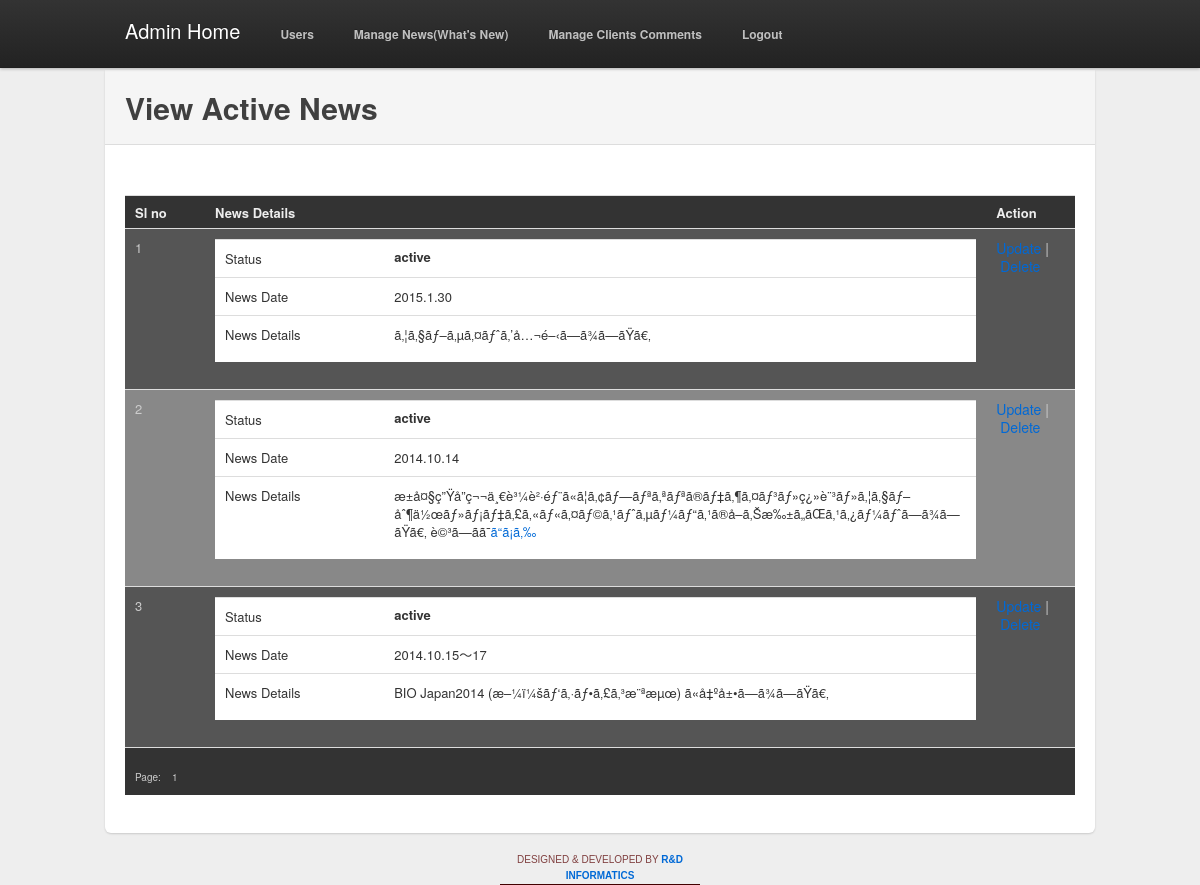
The page /admin/view_news.php?status=active (signed in) on the database its author committed.
### tables this page shows
CREATE TABLE IF NOT EXISTS `news` (
  `id` int(10) NOT NULL AUTO_INCREMENT,
  `title` text NOT NULL,
  `news_detail` text NOT NULL,
  `entry_date` date NOT NULL,
  `update_date` date NOT NULL,
  `news_date_start` date NOT NULL,
  `news_date_end` date NOT NULL,
  `news_year` varchar(4) NOT NULL,
  `news_month` varchar(2) NOT NULL,
  `news_day_start` varchar(2) NOT NULL,
  `news_day_end` varchar(2) NOT NULL,
  `status` varchar(7) NOT NULL DEFAULT 'active',
  PRIMARY KEY (`id`)
);

### admin/view_news.php (the view, shortened to what this page needs)
<?php
if(isset($_SESSION['tdcladmnpan']))
{
?>
<!DOCTYPE html PUBLIC "-//W3C//DTD XHTML 1.0 Transitional//EN" "http://www.w3.org/TR/xhtml1/DTD/xhtml1-transitional.dtd">
<html xmlns="http://www.w3.org/1999/xhtml">
<head>
<link rel="stylesheet" media="screen" href="css/bootstrap.css">
<link rel="stylesheet" media="screen" href="css/main.css">
	<link type="text/css" href="ckeditor/sample.css" rel="stylesheet" />
</head>
<body>
<div class="topbar">
  <div class="fill">
		<div class="container"> <a class="brand" href="index.php">Admin Home</a>
      <?php
	  	 include 'top_menu2.php';
	  ?>
    </div>
  </div>
</div>
<div class="container">
	<?php
	   	$status= $_GET['status'];
         if($status=='pending')
		{
		?>
	  <div class="content">
		<div class="page-header">
		  <h1> View Website <strong>Pending</strong> Comments</h1>
		</div>
		<div class="row" style="margin:0 auto; margin-left:0; text-align:center">
		  <div class="span14" align="center"style="margin:0 auto; margin-left:0; text-align:center" >
			<table width="100%" border="2" cellpadding="5" cellspacing="10" style="margin-top:30px; border:0 solid #eee;">
              <tr bgcolor="#333333" style="border:1 solid #eee; color:#EEE">
                <td width="" align="left" style=""><strong>Sl no</strong></td>
                <td width=" " align="left"style=""><strong>News Details </strong></td>
                <td width=" " align="left"style=""><strong>Action</strong></td>
              </tr>
        	<?php
				$result = mysql_query("SELECT * FROM news");$cnt=0;
				$maxRow = mysql_num_rows($result);
					$rowsPerPage = 10;
					$pageNum = 1;
					 if(isset($_GET['page']))
									{
										$pageNum = $_GET['page'];
									}
					$offset = ($pageNum - 1) * $rowsPerPage;
					$maxPage = ceil($maxRow / $rowsPerPage);
					$str = "select * from news WHERE status='pending' ORDER by entry_date DESC LIMIT $offset, $rowsPerPage";
					$result_two = mysql_query($str);
				$sl=($pageNum - 1) * $rowsPerPage+1;
				while($row = mysql_fetch_assoc($result_two))
				{
			?>
            <tr   <?php if($cnt==0){echo "bgcolor='#555555'";$cnt=1;}else{echo "bgcolor='#888888'";$cnt=0;} ?> style="color:#CCC;" >
                <td width="60" ><?php echo $sl;$sl=$sl+1; ?></td>
                <td align="" >
					 <table width="100%" border="1" cellpadding="" cellspacing="" style="background:#FFF; color:#333;">
						<tr>
                        	<td width="20%">Status</td>
                            <td width="70%"> <strong><?php echo $row['status'];?></strong> </td>
                        </tr>
						<!--
                        <tr>
                        	<td width="20%">Title</td>
                            <td width="70%"> <strong><?php ?> </strong></td>
                        </tr>
                        -->
                        <tr>
                        	<td width="20%">News Date</td>
                           <?php
								if (($row['news_day_end'])=='No'){
							?>
                            <td width="70%"><?php echo $row['news_year'];?>.<?php echo $row['news_month'];?>.<?php echo $row['news_day_start'];?></td>
							<?php }else{ ?>
							<td width="70%"><?php echo $row['news_year'];?>.<?php echo $row['news_month'];?>.<?php echo $row['news_day_start'];?>～<?php echo $row['news_day_end'];?></td>
							<?php }?>
                        </tr>
                        <tr>
                        	<td width="20%">News Details</td>
                            <td width="70%"><?php echo htmlspecialchars_decode($row['news_detail']) ;?></td>
                        </tr>
                     </table>
				</td>
                <td><p><span style="font-size:14px;"><a href="add_news.php?edit=<?php echo $row['id']; ?>" title="Edit" >Update</a>&nbsp;|&nbsp;<a href="add_news.php?del=<?php echo $row['id']; ?>" title="Delete" >Delete</a></span></td>
            </tr>
            <?php 	}	?>
            <tr align="center">
                <td height="14" colspan="6" class="tdPaging" bgcolor="#333333" style="padding-top:20px; font-size:10px; color:#ccc" >
                    <span class="bodytext" >
                        <?php
                            $self = $_SERVER['PHP_SELF'];
                                $nav = '';
                                for($page = 1; $page <= $maxPage; $page++)
                                    {
                                        if ($page == $pageNum)
                                           {
                                                $nav .= " $page ";
                                           }
                                        else
                                           {
                                                $nav .= " <a href=\"$self?page=$page\">$page</a> ";
                                           }
                                    }
                                if ($pageNum > 1)
                                    {
                                        $page = $pageNum - 1;
                                        $prev = " <a href=\"$self?page=$page\">[Prev]</a> ";
                                        $first = " <a href=\"$self?page=1\">[First Page]</a> ";
                                    }
                                else
                                    {
                                        $prev  = '&nbsp;';
                                        $first = '&nbsp;';
                                    }
                                if ($pageNum < $maxPage)
                                    {
                                        $page = $pageNum + 1;
                                        $next = " <a href=\"$self?page=$page\" >[Next]</a> ";
                                        $last = " <a href=\"$self?page=$maxPage\">[Last Page]</a> ";
                                    }
                                else
                                    {
                                        $next = '&nbsp;';
                                        $last = '&nbsp;';
                                    }
                                        echo "Page: ".$first . $prev . $nav . $next . $last;
                        ?>
                    </span>
                </td>
            </tr>
            </table>
      </div>
    </div>
  </div>
		<?php
        	} else if($status=='active')
				{
        ?>
		<div class="content">
		<div class="page-header">
		  <h1> View <strong>Active</strong> News</h1>
		</div>
		<div class="row" style="margin:0 auto; margin-left:0; text-align:center">
		  <div class="span14" align="center"style="margin:0 auto; margin-left:0; text-align:center" >
			<table width="100%" border="2" cellpadding="5" cellspacing="10" style="margin-top:30px; border:0 solid #eee;">
              <tr bgcolor="#333333" style="border:1 solid #eee; color:#EEE">
                <td width="" align="left" style=""><strong>Sl no</strong></td>
                <td width=" " align="left"style=""><strong>News Details </strong></td>
                <td width=" " align="left"style=""><strong>Action</strong></td>
              </tr>
        	<?php
				$result = mysql_query("SELECT * FROM news");$cnt=0;
				$maxRow = mysql_num_rows($result);
					$rowsPerPage = 10;
					$pageNum = 1;
					$offset = ($pageNum - 1) * $rowsPerPage;
					$maxPage = ceil($maxRow / $rowsPerPage);
					$str = "select * from news WHERE status='active' ORDER by entry_date DESC LIMIT $offset, $rowsPerPage";
					$result_two = mysql_query($str);
				$sl=($pageNum - 1) * $rowsPerPage+1;
				while($row = mysql_fetch_assoc($result_two))
				{
			?>
            <tr   <?php if($cnt==0){echo "bgcolor='#555555'";$cnt=1;}else{echo "bgcolor='#888888'";$cnt=0;} ?> style="color:#CCC;" >
                <td width="60" ><?php echo $sl;$sl=$sl+1; ?></td>
                <td align="" >
					 <table width="100%" border="1" cellpadding="" cellspacing="" style="background:#FFF; color:#333;">
                     	<tr>
                        	<td width="20%">Status</td>
                            <td width="70%"> <strong><?php echo $row['status'];?></strong> </td>
                        </tr>
                        <tr>
                        	<td width="20%">News Date</td>
							<?php
								if (($row['news_day_end'])=='No'){
							?>
                            <td width="70%"><?php echo $row['news_year'];?>.<?php echo $row['news_month'];?>.<?php echo $row['news_day_start'];?></td>
							<?php }else{ ?>
							<td width="70%"><?php echo $row['news_year'];?>.<?php echo $row['news_month'];?>.<?php echo $row['news_day_start'];?>～<?php echo $row['news_day_end'];?></td>
							<?php }?>
                        </tr>
                        <tr>
                        	<td width="20%">News Details</td>
                            <td width="70%"><?php echo htmlspecialchars_decode($row['news_detail']) ;?></td>
                        </tr>
                     </table>
				</td>
                <td><p><span style="font-size:14px;"><a href="add_news.php?edit=<?php echo $row['id']; ?>" title="Edit" >Update</a>&nbsp;|&nbsp;<a href="news_approve.php?del=<?php echo $row['id']; ?>" title="Delete" >Delete</a></span></td>
            </tr>
            <?php 	}	?>
            <tr align="center">
                <td height="14" colspan="6" class="tdPaging" bgcolor="#333333" style="padding-top:20px; font-size:10px; color:#ccc" >
                    <span class="bodytext" >
                        <?php
                            $self = $_SERVER['PHP_SELF'];
                                $nav = '';
                                for($page = 1; $page <= $maxPage; $page++)
                                    {
                                        if ($page == $pageNum)
                                           {
                                                $nav .= " $page ";
                                           }
                                        else
                                           {
                                                $nav .= " <a href=\"$self?page=$page\">$page</a> ";
                                           }
                                    }
                                if ($pageNum > 1)
                                    {
                                        $page = $pageNum - 1;
                                        $prev = " <a href=\"$self?page=$page\">[Prev]</a> ";
                                        $first = " <a href=\"$self?page=1\">[First Page]</a> ";
                                    }
                                else
                                    {
                                        $prev  = '&nbsp;';
                                        $first = '&nbsp;';
                                    }
                                if ($pageNum < $maxPage)
                                    {
                                        $page = $pageNum + 1;
                                        $next = " <a href=\"$self?page=$page\" >[Next]</a> ";
                                        $last = " <a href=\"$self?page=$maxPage\">[Last Page]</a> ";
                                    }
                                else
                                    {
                                        $next = '&nbsp;';
                                        $last = '&nbsp;';
                                    }
                                        echo "Page: ".$first . $prev . $nav . $next . $last;
                        ?>
                    </span>
                </td>
            </tr>
            </table>
      </div>
    </div>
  </div>
  <?php
	}
  ?>
  <footer>
    <?php
		include'footer.php';
	?>
  </footer>
</div>
</body>
</html>
 <?php
}else{
	header("Location:index.php");
}
?>

### admin/css/main.css (style rules this page uses)
html, body { background-color: #eee; }
body { padding-top: 40px; }
.container { width: 950px; }
.content { background-color: #fff; padding: 20px; margin: 0 -20px; -webkit-border-radius: 0 0 6px 6px; -moz-border-radius: 0 0 6px 6px; border-radius: 0 0 6px 6px; -webkit-box-shadow: 0 1px 2px rgba(0,0,0,.15); -moz-box-shadow: 0 1px 2px rgba(0,0,0,.15); box-shadow: 0 1px 2px rgba(0,0,0,.15); min-height: 10px; margin-top:30px; }
.page-header { background-color: #f5f5f5; padding: 20px 20px 10px; margin: -20px -20px 20px; }

### rows shown on the page
news: status "active", news_year "2015", news_month "1", news_day_start "30", news_detail "ã‚¦ã‚§ãƒ–ã‚µã‚¤ãƒˆã‚’å…¬é–‹ã—ã¾ã—ãŸã€‚"
news: status "active", news_year "2014", news_month "10", news_day_start "14", news_detail "æ±å¤§ç”Ÿå”ç¬¬ä¸€è³¼è²·éƒ¨ã«ã¦ã‚¢ãƒ—ãƒªã‚ªãƒªã®ãƒ‡ã‚¶ã‚¤ãƒ³ãƒ»ç¿»è¨³ãƒ»ã‚¦ã‚§ãƒ–åˆ¶ä½œãƒ»ãƒ¡ãƒ‡ã‚£ã‚«ãƒ«ã‚¤ãƒ©ã‚¹ãƒˆã‚µãƒ¼ãƒ“ã‚¹ã®å–ã‚Šæ‰±ã„ãŒã‚¹ã‚¿ãƒ¼ãƒˆã—ã¾ã—ãŸã€‚ è©³ã—ãã¯ ã“ã¡ã‚‰"
news: status "active", news_year "2014", news_month "10", news_day_start "15", news_day_end "17", news_detail "BIO Japan2014 (æ–¼ï¼šãƒ‘ã‚·ãƒ•ã‚£ã‚³æ¨ªæµœ) ã«å‡ºå±•ã—ã¾ã—ãŸã€‚"
